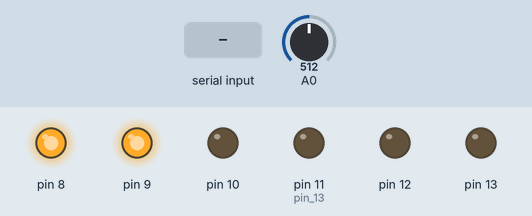
A sketch run on a simulated Arduino Uno, built with avr-gcc and run on an emulated ATmega328P. Shown: output pins drawn as LEDs (lit = HIGH). Inputs (shaded band) come from the test bench; at power-on: A0 = 512. What the sketch prints to the serial monitor is not drawn.

Above: at 1.2 s.
1.3 s: "F" received over Serial
At 1.8 s:
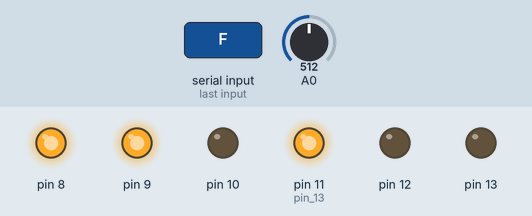
2.8 s: "L" received over Serial
At 4.0 s:
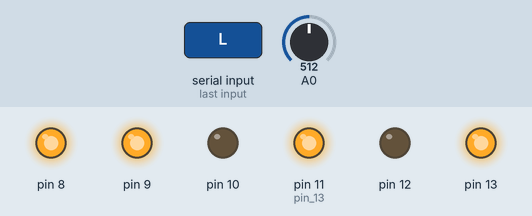
4.3 s: "R" received over Serial
At 5.3 s:
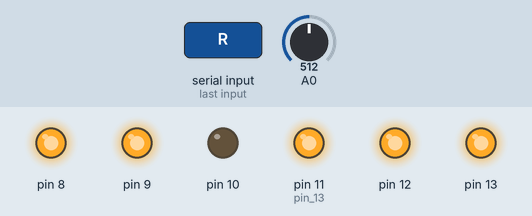
5.8 s: "B" received over Serial
At 6.5 s:
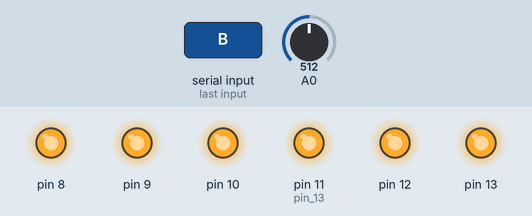
Timing chart, 0 to 8.3 s (numbered marks = the images above; inputs shaded):
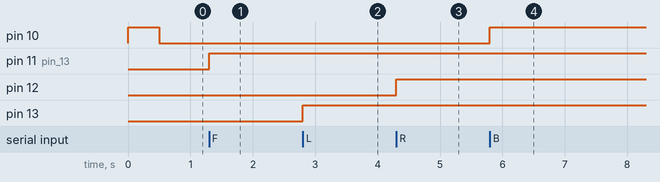

The sketch:

sketch_jan10a.ino
```cpp
/*
simple LED test
*/
int maximumRange = 20; // Maximum range needed
int minimumRange = 0; // Minimum range needed
char val;         // variable to receive data from the serial port
int ledpin = 2;  // LED connected to pin 2 (on-board LED)
int Abstand = 0;
void setup()
{
  pinMode(9, OUTPUT);
 digitalWrite(9,HIGH);// Use LED indicator (if required)
 pinMode(8, OUTPUT);
 digitalWrite(8,HIGH);// Use LED indicator (if required)
  pinMode(10, OUTPUT);
  pinMode(13, OUTPUT);
  pinMode(12, OUTPUT);
  pinMode(11, OUTPUT);// pin 13 (on-board LED) as OUTPUT

  Serial.begin(115200);       // start serial communication at 115200bps

}

void loop() {


    Serial.println(Abstand);
  int messdaten = analogRead(0);


  if( Serial.available() )       // if data is available to read
  {;}
    val = Serial.read();         // read it and store it in 'val'
     Serial.print(val);          // if '0' was received led 13 is

if (messdaten >= 1000 )
{

  Abstand = 0;
}
    if ((messdaten <= 1000) && (Abstand == 0))
 {


    digitalWrite(13,LOW);
    digitalWrite(11,LOW);
    digitalWrite(12,LOW);
    digitalWrite(10,HIGH);
    delay(500);
    digitalWrite(10,LOW);
    Abstand = 1;

 }


if( val == 'F' )               // if '1' was received led 13 on
 {
    digitalWrite( 11, HIGH);
    Serial.println("F");
    val = Serial.read();

    // turn ON pin 13 on
   //delay(1000);                  // waits for a second
    //Serial.println("13 on");
  }
  if( val == 'L' )               // if '1' was received led 13 on
 {
  val = Serial.read();
    digitalWrite( 13, HIGH);
    Serial.println("L");
    // turn ON pin 13 on
   //delay(1000);                  // waits for a second
    //Serial.println("13 on");
  }
  if( val == 'R' )               // if '1' was received led 13 on
 {
  val = Serial.read();
    digitalWrite(12, HIGH);
    Serial.println("R");  // turn ON pin 13 on
    //delay(1000);                  // waits for a second
    //Serial.println("13 on");
  }
  if( val == 'B' )               // if '1' was received led 13 on
 {
  val = Serial.read();
    digitalWrite(10, HIGH);
    Serial.println("B");  // turn ON pin 13 on
    //delay(1000);                  // waits for a second
    //Serial.println("13 on");
  }
  if ( val == 'S')
  {
    val = Serial.read();
Serial.println("S");

    digitalWrite(13,LOW);
    digitalWrite(12,LOW);
    digitalWrite(11,LOW);
    digitalWrite(10,LOW);
  }
  if ( val == 'G' )
  {
    val = Serial.read();
     Serial.println("G");
    digitalWrite(11,HIGH);
    digitalWrite(13,HIGH);
  }
  if ( val == 'I' )
  {
    val = Serial.read();
     Serial.println("I");
    digitalWrite(11,HIGH);
    digitalWrite(12,HIGH);
  }
  if (val == 'H')
  {
    val = Serial.read();
     Serial.println("H");
    digitalWrite(13,HIGH);
    digitalWrite(10,HIGH);

  }
  if ( val == 'J' )
  {
    val = Serial.read();
     Serial.println("J");
    digitalWrite(12,HIGH);
    digitalWrite(10,HIGH);
  }
  }
```

Measured:
- after the input at 1.3 s, pin 11 (pin_13): LOW → HIGH at once
- after the input at 2.8 s, pin 13: LOW → HIGH at once
- after the input at 4.3 s, pin 12: LOW → HIGH at once
- after the input at 5.8 s, pin 10: LOW → HIGH at once
